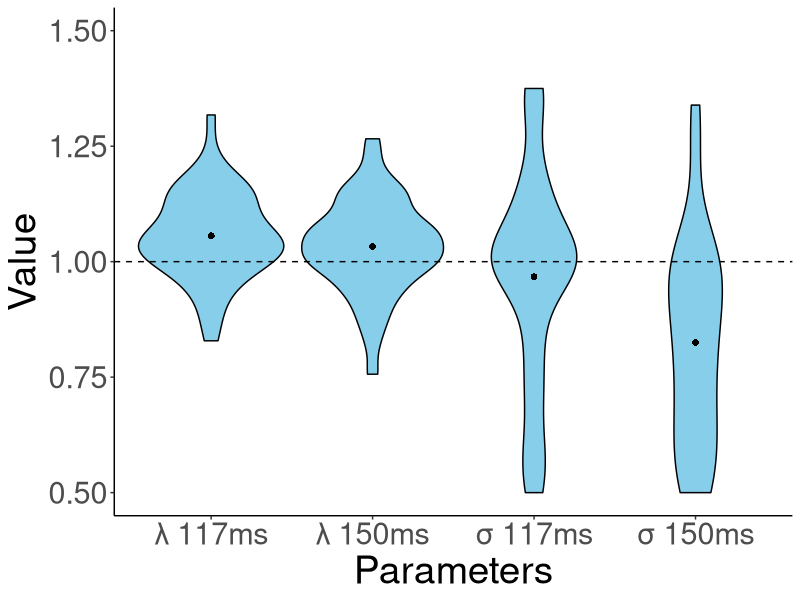

Generate this figure with R: (Note: this script raises an error after producing the figure.)
library(tidyverse)

dat <- read.table("subdata.csv", header=T,sep=",") 

result = dat %>%             
  filter(TorF1 == 0 | TorF1 == 1) %>% # dual-task trials
  select(subnum, exposure, maskwidth, colorcond, TorF1, colorres, TorF2, gray_gray, gray_mix, gray_color, mix_gray, mix_mix, mix_color, color_gray, color_mix, color_color) %>%    
  group_by(subnum, colorcond, exposure, maskwidth) %>%                
  summarize(gray_gray= sum(gray_gray), gray_mix= sum(gray_mix), gray_color= sum(gray_color), mix_gray= sum(mix_gray), mix_mix= sum(mix_mix), mix_color= sum(mix_color), color_gray= sum(color_gray), color_mix= sum(color_mix), color_color= sum(color_color)) #%>%       

#基準となるパラメータ
sigma83ms <- 1
mu83ms_gray <- 0

### Function for model fitting
fit_uvsdt_mle <- function(data, add_constant = TRUE) {
  
  # add_constant = TRUE adds a small value to the response frequency vectors.
  # correction against extreme estimates 
  if (add_constant) {
    data <- data+0.5
  }
  
  # initial guess for parameter values d-primeベースで出す
  mu83ms_9deg  <- qnorm(data[4,2]/(data[4,1]+data[4,2]))-qnorm(data[1,2]/(data[1,1]+data[1,2]))
  mu83ms_13deg <- qnorm(data[5,2]/(data[5,1]+data[5,2]))-qnorm(data[1,2]/(data[1,1]+data[1,2]))
  mu83ms_17deg <- qnorm(data[6,2]/(data[6,1]+data[6,2]))-qnorm(data[1,2]/(data[1,1]+data[1,2]))
  mu83ms_21deg <- qnorm(data[7,2]/(data[7,1]+data[7,2]))-qnorm(data[1,2]/(data[1,1]+data[1,2]))
  mu83ms_25deg <- qnorm(data[8,2]/(data[8,1]+data[8,2]))-qnorm(data[1,2]/(data[1,1]+data[1,2]))
  mu83ms_color <- qnorm(data[19,2]/(data[19,1]+data[19,2]))-qnorm(data[1,2]/(data[1,1]+data[1,2]))
  mu117ms <- 1
  mu150ms <- 1
  sigma117ms <- 1
  sigma150ms <- 1
  cri <- 2
  
  guess <- c(mu83ms_9deg, mu83ms_13deg, mu83ms_17deg, mu83ms_21deg, mu83ms_25deg, mu83ms_color, mu117ms, mu150ms, sigma117ms, sigma150ms, cri)
  
  # model fit
  fit <- suppressWarnings(optim(uvsdt_logL, 
                                par = guess, 
                                lower =      c(0.1, 0.1, 0.1, 0.1, 0.1, 1.0, 0.5, 0.5, 0.5, 0.5, 0.5),
                                upper =      c(3.5, 3.5, 3.5, 3.5, 3.5, 3.5, 2.0, 2.0, 2.0, 2.0, 5.0), 
                                gr = NULL, method = "BFGS", 
                                control = list("maxit" = 10000, 
                                               "parscale" = c(1,   1,    1,   1,    1,   1,  0.001,  0.001,  0.001,  0.001,  1))))
  
  # outputs
  mu83ms_9deg  <- fit$par[1]
  mu83ms_13deg <- fit$par[2] 
  mu83ms_17deg <- fit$par[3] 
  mu83ms_21deg <- fit$par[4] 
  mu83ms_25deg <- fit$par[5] 
  mu83ms_color <- fit$par[6] 
  mu117ms<-  fit$par[7] 
  mu150ms <- fit$par[8] 
  sigma117ms <- fit$par[9] 
  sigma150ms <- fit$par[10]
  cri <- fit$par[11] 
  
  logL <- -fit$value
  
  AIC <- -2 * logL + 2 * 11
  
  predicted_data <- matrix(c(rep(1,21)), nrow=21, ncol=2)
  ##############################################################################
  # model predictions
  predicted_data <- matrix(NA, nrow=21, ncol=2)
  #gray
  mean_one_mat <- c(mu83ms_gray, mu83ms_gray*mu117ms, mu83ms_gray*mu150ms)
  sigmamat <- c(sigma83ms,sigma117ms,sigma150ms)
  for (cond in 1:3) {
    pred_gray_others_rate <- pnorm(cri, mean= mean_one_mat[cond], sd=sigmamat[cond])
    pred_gray_color_rate <- 1-pred_gray_others_rate
    
    #反応数
    pred_nr_gray_color <- sum(data[cond,1]+data[cond,2]) * pred_gray_color_rate
    pred_nr_gray_others <- sum(data[cond,1]+data[cond,2]) * pred_gray_others_rate
    predicted_data[cond,1] <- pred_gray_others_rate
    predicted_data[cond,2] <- pred_gray_color_rate
  }
  
  #chimera
  mean_one_mat <- c(mu83ms_9deg,mu83ms_13deg,mu83ms_17deg,mu83ms_21deg,mu83ms_25deg, mu83ms_9deg*mu117ms,mu83ms_13deg*mu117ms,mu83ms_17deg*mu117ms,mu83ms_21deg*mu117ms,mu83ms_25deg*mu117ms, mu83ms_9deg*mu150ms,mu83ms_13deg*mu150ms,mu83ms_17deg*mu150ms,mu83ms_21deg*mu150ms,mu83ms_25deg*mu150ms)
  sigmamat <- c(rep(sigma83ms,5),rep(sigma117ms,5),rep(sigma150ms,5))
  for (cond in 4:18) {
    pred_chimera_others_rate <- pnorm(cri, mean=mean_one_mat[cond-3], sd=sigmamat[cond-3])
    pred_chimera_color_rate <-1-pred_chimera_others_rate
    #反応数
    pred_nr_chimera_color <- sum(data[cond,1]+data[cond,2]) *pred_chimera_color_rate
    pred_nr_chimera_others <- sum(data[cond,1]+data[cond,2]) * pred_chimera_others_rate
    predicted_data[cond,1] <- pred_chimera_others_rate
    predicted_data[cond,2] <- pred_chimera_color_rate
  }
  
  #color
  mean_two_mat <- c(mu83ms_color,mu83ms_color*mu117ms,mu83ms_color*mu150ms)
  sigmamat <- c(sigma83ms,sigma117ms,sigma150ms)
  for (cond in 19:21) {
    pred_color_others_rate <- pnorm(cri, mean=mean_two_mat[cond-18], sd=sigmamat[cond-18])
    pred_color_color_rate <- 1-pred_color_others_rate
    #反応数
    pred_nr_color_color <- sum(data[cond,1]+data[cond,2]) * pred_color_color_rate
    pred_nr_color_others <- sum(data[cond,1]+data[cond,2]) * pred_color_others_rate
    predicted_data[cond,1] <- pred_color_others_rate
    predicted_data[cond,2] <- pred_color_color_rate
  }
  ##############################################################################
  
  
  est <- data.frame(mu83ms_9deg   = mu83ms_9deg, 
                    mu83ms_13deg  = mu83ms_13deg, 
                    mu83ms_17deg  = mu83ms_17deg, 
                    mu83ms_21deg  = mu83ms_21deg, 
                    mu83ms_25deg  = mu83ms_25deg, 
                    mu83ms_color = mu83ms_color,
                    mu117ms = mu117ms,
                    mu150ms = mu150ms,
                    sigma117ms = sigma117ms,
                    sigma150ms = sigma150ms,
                    cri = cri, 
                    logL = logL,
                    AIC = AIC)
  return(list(est,predicted_data))
}


### Likelihood function
uvsdt_logL <- function(x, inputs) {
  
  # target parameters
  mu83ms_9deg  <- x[1]
  mu83ms_13deg <- x[2] 
  mu83ms_17deg <- x[3] 
  mu83ms_21deg <- x[4] 
  mu83ms_25deg <- x[5] 
  mu83ms_color <- x[6] 
  mu117ms<-  x[7] 
  mu150ms <- x[8] 
  sigma117ms <- x[9] 
  sigma150ms <- x[10]
  cri <- x[11] 
  
  ##############################################################################
  # model predictions
  predicted_data <- matrix(NA, nrow=21, ncol=2)
  #gray
  mean_one_mat <- c(mu83ms_gray, mu83ms_gray*mu117ms, mu83ms_gray*mu150ms)
  sigmamat <- c(sigma83ms,sigma117ms,sigma150ms)
  for (cond in 1:3) {
    pred_gray_others_rate <- pnorm(cri, mean= mean_one_mat[cond], sd=sigmamat[cond])
    pred_gray_color_rate <- 1-pred_gray_others_rate
    
    #反応数
    pred_nr_gray_color <- sum(data[cond,1]+data[cond,2]) * pred_gray_color_rate
    pred_nr_gray_others <- sum(data[cond,1]+data[cond,2]) * pred_gray_others_rate
    predicted_data[cond,1] <- pred_gray_others_rate
    predicted_data[cond,2] <- pred_gray_color_rate
  }
  
  #chimera
  mean_one_mat <- c(mu83ms_9deg,mu83ms_13deg,mu83ms_17deg,mu83ms_21deg,mu83ms_25deg, mu83ms_9deg*mu117ms,mu83ms_13deg*mu117ms,mu83ms_17deg*mu117ms,mu83ms_21deg*mu117ms,mu83ms_25deg*mu117ms, mu83ms_9deg*mu150ms,mu83ms_13deg*mu150ms,mu83ms_17deg*mu150ms,mu83ms_21deg*mu150ms,mu83ms_25deg*mu150ms)
  sigmamat <- c(rep(sigma83ms,5),rep(sigma117ms,5),rep(sigma150ms,5))
  for (cond in 4:18) {
    pred_chimera_others_rate <- pnorm(cri, mean=mean_one_mat[cond-3], sd=sigmamat[cond-3])
    pred_chimera_color_rate <-1-pred_chimera_others_rate
    #反応数
    pred_nr_chimera_color <- sum(data[cond,1]+data[cond,2]) *pred_chimera_color_rate
    pred_nr_chimera_others <- sum(data[cond,1]+data[cond,2]) * pred_chimera_others_rate
    predicted_data[cond,1] <- pred_chimera_others_rate
    predicted_data[cond,2] <- pred_chimera_color_rate
  }
  
  #color
  mean_two_mat <- c(mu83ms_color,mu83ms_color*mu117ms,mu83ms_color*mu150ms)
  sigmamat <- c(sigma83ms,sigma117ms,sigma150ms)
  for (cond in 19:21) {
    pred_color_others_rate <- pnorm(cri, mean=mean_two_mat[cond-18], sd=sigmamat[cond-18])
    pred_color_color_rate <- 1-pred_color_others_rate
    #反応数
    pred_nr_color_color <- sum(data[cond,1]+data[cond,2]) * pred_color_color_rate
    pred_nr_color_others <- sum(data[cond,1]+data[cond,2]) * pred_color_others_rate
    predicted_data[cond,1] <- pred_color_others_rate
    predicted_data[cond,2] <- pred_color_color_rate
  }
  ##############################################################################
  
  # log likelihood
  logL <- sum(data * log(predicted_data))
  if (is.nan(logL)) {
    logL <- -Inf
  }
  
  logL <- -logL
  return(logL)
  #if (1 < par[3] & par[3] < par[4] & par[4] < par[5] & par[5] < par[6] & par[7] < par[8] & par[8] < par[9] & par[9]< par[10] & par[10]< par[11] & par[12] < par[13] & par[13] < par[14] & par[14] < par[15] & par[15] < par[16]) {
  #logL <- -logL　#対数尤度を対数損失にする
  #return(logL)
  #} 
  #else {
  # return(999999)
  #}
  
}


estimates <- c()
predicted_array <- array(NA, dim = c(21, 2, 44))
data_rate_array <- array(NA, dim = c(21, 2, 44))

data_rate_add <- array(NA, dim = c(21, 2, 44))
dprime_mat <- matrix(c(rep(NA,18*44)), nrow=18, ncol=44)
C_mat <- matrix(c(rep(NA,18*44)), nrow=18, ncol=44)

for (i in 4:47) {
  
  sub <- i
  
  #データ成型
  subdata <- result[((sub-4)*21+1):((sub-4)*21+21), ]
  data <- matrix(NA, nrow=21, ncol=2)
  #gray
  data[1:3,1]<-unlist(subdata[1:3,5]+subdata[1:3,6])#_others
  data[1:3,2]<-unlist(subdata[1:3,7])#_color
  #chimera
  data[4:18,1]<-unlist(subdata[4:18,8]+subdata[4:18,9])#_others
  data[4:18,2]<-unlist(subdata[4:18,10])#_color
  #color
  data[19:21,1]<-unlist(subdata[19:21,11]+subdata[19:21,12])#_others
  data[19:21,2]<-unlist(subdata[19:21,13])#_color
  
  data_rate_array[,1,(sub-3)]<-data[,1]/(data[,1]+data[,2])
  data_rate_array[,2,(sub-3)]<-data[,2]/(data[,1]+data[,2])
  
  data_rate_add[,1,(sub-3)]<-(data[,1]+0.5)/((data[,1]+0.5)+(data[,2]+0.5))
  data_rate_add[,2,(sub-3)]<-(data[,2]+0.5)/((data[,1]+0.5)+(data[,2]+0.5))
  
  # #########グレーをS1分布としたd'やCの算出############################################################
  # 
  # dprime_co_83 <-  qnorm(data_rate_add[19,2,(sub-3)])-qnorm(data_rate_add[1,2,(sub-3)]) #z(color_color)-z(gray_color)
  # dprime_co_117 <- qnorm(data_rate_add[20,2,(sub-3)])-qnorm(data_rate_add[2,2,(sub-3)])
  # dprime_co_150 <- qnorm(data_rate_add[21,2,(sub-3)])-qnorm(data_rate_add[3,2,(sub-3)])
  # 
  # dprime_9d_83<-  qnorm(data_rate_add[4,2,(sub-3)])-qnorm(data_rate_add[1,2,(sub-3)])#z(chimera_color)-z(gray_color)
  # dprime_13d_83<- qnorm(data_rate_add[5,2,(sub-3)])-qnorm(data_rate_add[1,2,(sub-3)])
  # dprime_17d_83<- qnorm(data_rate_add[6,2,(sub-3)])-qnorm(data_rate_add[1,2,(sub-3)])
  # dprime_21d_83<- qnorm(data_rate_add[7,2,(sub-3)])-qnorm(data_rate_add[1,2,(sub-3)])
  # dprime_25d_83<- qnorm(data_rate_add[8,2,(sub-3)])-qnorm(data_rate_add[1,2,(sub-3)])
  # 
  # dprime_9d_117<-  qnorm(data_rate_add[9,2,(sub-3)])-qnorm(data_rate_add[2,2,(sub-3)])
  # dprime_13d_117<- qnorm(data_rate_add[10,2,(sub-3)])-qnorm(data_rate_add[2,2,(sub-3)])
  # dprime_17d_117<- qnorm(data_rate_add[11,2,(sub-3)])-qnorm(data_rate_add[2,2,(sub-3)])
  # dprime_21d_117<- qnorm(data_rate_add[12,2,(sub-3)])-qnorm(data_rate_add[2,2,(sub-3)])
  # dprime_25d_117<- qnorm(data_rate_add[13,2,(sub-3)])-qnorm(data_rate_add[2,2,(sub-3)])
  # 
  # dprime_9d_150<-  qnorm(data_rate_add[14,2,(sub-3)])-qnorm(data_rate_add[3,2,(sub-3)])
  # dprime_13d_150<- qnorm(data_rate_add[15,2,(sub-3)])-qnorm(data_rate_add[3,2,(sub-3)])
  # dprime_17d_150<- qnorm(data_rate_add[16,2,(sub-3)])-qnorm(data_rate_add[3,2,(sub-3)])
  # dprime_21d_150<- qnorm(data_rate_add[17,2,(sub-3)])-qnorm(data_rate_add[3,2,(sub-3)])
  # dprime_25d_150<- qnorm(data_rate_add[18,2,(sub-3)])-qnorm(data_rate_add[3,2,(sub-3)])
  # 
  # C_co_83 <- -0.5 * (qnorm(data_rate_add[19,2,(sub-3)])+qnorm(data_rate_add[1,2,(sub-3)]))
  # C_co_117 <- -0.5 * (qnorm(data_rate_add[20,2,(sub-3)])+qnorm(data_rate_add[2,2,(sub-3)]))
  # C_co_150 <- -0.5 * (qnorm(data_rate_add[21,2,(sub-3)])+qnorm(data_rate_add[3,2,(sub-3)]))
  # 
  # C_9d_83<- -0.5 * (qnorm(data_rate_add[4,2,(sub-3)])+qnorm(data_rate_add[1,2,(sub-3)]))
  # C_13d_83<- -0.5 * (qnorm(data_rate_add[5,2,(sub-3)])+qnorm(data_rate_add[1,2,(sub-3)]))
  # C_17d_83<- -0.5 * (qnorm(data_rate_add[6,2,(sub-3)])+qnorm(data_rate_add[1,2,(sub-3)]))
  # C_21d_83<- -0.5 * (qnorm(data_rate_add[7,2,(sub-3)])+qnorm(data_rate_add[1,2,(sub-3)]))
  # C_25d_83<- -0.5 * (qnorm(data_rate_add[8,2,(sub-3)])+qnorm(data_rate_add[1,2,(sub-3)]))
  # 
  # C_9d_117<- -0.5 * (qnorm(data_rate_add[9,2,(sub-3)])+qnorm(data_rate_add[2,2,(sub-3)]))
  # C_13d_117<- -0.5 * (qnorm(data_rate_add[10,2,(sub-3)])+qnorm(data_rate_add[2,2,(sub-3)]))
  # C_17d_117<- -0.5 * (qnorm(data_rate_add[11,2,(sub-3)])+qnorm(data_rate_add[2,2,(sub-3)]))
  # C_21d_117<- -0.5 * (qnorm(data_rate_add[12,2,(sub-3)])+qnorm(data_rate_add[2,2,(sub-3)]))
  # C_25d_117<- -0.5 * (qnorm(data_rate_add[13,2,(sub-3)])+qnorm(data_rate_add[2,2,(sub-3)]))
  # 
  # C_9d_150<- -0.5 * (qnorm(data_rate_add[14,2,(sub-3)])+qnorm(data_rate_add[3,2,(sub-3)]))
  # C_13d_150<- -0.5 * (qnorm(data_rate_add[15,2,(sub-3)])+qnorm(data_rate_add[3,2,(sub-3)]))
  # C_17d_150<- -0.5 * (qnorm(data_rate_add[16,2,(sub-3)])+qnorm(data_rate_add[3,2,(sub-3)]))
  # C_21d_150<- -0.5 * (qnorm(data_rate_add[17,2,(sub-3)])+qnorm(data_rate_add[3,2,(sub-3)]))
  # C_25d_150<- -0.5 * (qnorm(data_rate_add[18,2,(sub-3)])+qnorm(data_rate_add[3,2,(sub-3)]))
  # 
  # dprime <- c(dprime_co_83,dprime_co_117,dprime_co_150,dprime_9d_83,dprime_13d_83,dprime_17d_83,dprime_21d_83,dprime_25d_83,dprime_9d_117,dprime_13d_117,dprime_17d_117,dprime_21d_117,dprime_25d_117,dprime_9d_150,dprime_13d_150,dprime_17d_150,dprime_21d_150,dprime_25d_150)
  # C <- c(C_co_83,C_co_117,C_co_150,C_9d_83,C_13d_83,C_17d_83,C_21d_83,C_25d_83,C_9d_117,C_13d_117,C_17d_117,C_21d_117,C_25d_117,C_9d_150,C_13d_150,C_17d_150,C_21d_150,C_25d_150)
  # 
  # dprime_mat[,(sub-3)] <- dprime
  # C_mat[,(sub-3)] <- C
  # ################################################################################
  # 

  
  ### Fitting

  fit <- fit_uvsdt_mle(data, add_constant = TRUE)
  df <- fit[[1]]
  df$sub <- i
  estimates <- rbind(estimates, df)
  a <- fit[[2]]
  predicted_array[,,(sub-3)] <- a
}

#predicted_array[,,1]
#data_rate_array[,,1]

mean_predicted <- apply(predicted_array, c(1, 2), mean)*100
mean_predicted2 <- c(mean_predicted[1,2],mean_predicted[4:8,2],mean_predicted[19,2],mean_predicted[2,2],mean_predicted[9:13,2],mean_predicted[20,2],mean_predicted[3,2],mean_predicted[14:18,2],mean_predicted[21,2])
se_predicted <-(apply(predicted_array, c(1, 2), sd)*100)/ sqrt(44)
se_predicted2 <- c(se_predicted[1,2],se_predicted[4:8,2],se_predicted[19,2],se_predicted[2,2],se_predicted[9:13,2],se_predicted[20,2],se_predicted[3,2],se_predicted[14:18,2],se_predicted[21,2])

mean_data <-  apply(data_rate_array, c(1, 2), mean)*100
mean_data2 <- c(mean_data[1,2],mean_data[4:8,2],mean_data[19,2],mean_data[2,2],mean_data[9:13,2],mean_data[20,2],mean_data[3,2],mean_data[14:18,2],mean_data[21,2])
se_data <-  (apply(data_rate_array, c(1, 2), sd)*100)/ sqrt(44)
se_data2 <- c(se_data[1,2],se_data[4:8,2],se_data[19,2],se_data[2,2],se_data[9:13,2],se_data[20,2],se_data[3,2],se_data[14:18,2],se_data[21,2])


################################################################################mean+variance,mean,variance,nullの検定
for (i in 1:4){
  now <- log(estimates[,i+6])
  #now <- estimates[,i+6]
  t_test_below1 <- t.test(now, mu = 0, alternative = "less")
  t_test_above1 <- t.test(now, mu = 0, alternative = "greater")
  print(t_test_below1)
  print(t_test_above1)
}

library(ggplot2)
data_parameter_plot <- data.frame(
  Parameters = rep(c("λ 117ms", "λ 150ms", "σ 117ms", "σ 150ms"), each = 44),
  Value = c(estimates[,7], estimates[,8], estimates[,9], estimates[,10])
)
#data_parameter_plot$Value <- log(data_parameter_plot$Value)

# グラフの作成
ggplot(data_parameter_plot, aes(x = Parameters, y = Value)) +
  geom_violin(fill = "skyblue", color = "black") +  # ヴァイオリンプロットの描画
  geom_hline(yintercept = 1, linetype = "dashed", color = "black") +  # y = 1 の位置に横線を追加
  labs(x = "Parameters",
       y = "Value") + #Log-scaled 
  coord_cartesian(ylim = c(0.5, 1.5)) +  
  stat_summary(fun = mean, geom = "point", 
               shape =16, size = 2, color = "black")+
  theme_classic() +  # テーマの設定
  theme(
    plot.title = element_text(size = 20 * 2),    # タイトルのサイズを5倍に
    axis.title.x = element_text(size = 14 * 2),  # x軸ラベルのサイズを5倍に
    axis.title.y = element_text(size = 14 * 2),  # y軸ラベルのサイズを5倍に
    axis.text.x = element_text(size = 11 * 2),   # x軸目盛りのサイズを5倍に
    axis.text.y = element_text(size = 11 * 2)    # y軸目盛りのサイズを5倍に
  )



################################################################################ 参加者ごとのSDTプロットの作成
for (i in 4:47) {
pickup_sub <- i-3

plot_sdt_distributions <- function(means, sds, attention_levels, image_types, colors) {
  data_SDT_plot <- data.frame()
  
   for (i in 1:length(attention_levels)) {
     for (j in 1:length(image_types)) {
       x <- seq(means[i,j] - 3 * sds[i,j], means[i,j] + 3 * sds[i,j], length.out = 100)
       y <- dnorm(x, mean = means[i,j], sd = sds[i,j])
 
       
       # データフレームに追加
       data_SDT_plot <- rbind(data_SDT_plot, data.frame(
         x = x,
         y = y,
         Attention = attention_levels[i],
         ImageType = image_types[j],
         color = colors[j]
       ))
     }
   }
   
   p <- ggplot(data_SDT_plot, aes(x = x, y = y, color = ImageType)) +
     geom_line(size = 1.2) +
     scale_color_manual(values = colors) +
     labs(x = "Strength of peripheral color signal",
          y = "Probability Density") +
     scale_y_continuous(breaks=seq(0,0.6,length=6),limits=c(0,0.6))+
     geom_vline(xintercept = estimates[pickup_sub,11], linetype = "dashed", color = "black") + 
     facet_wrap(~ Attention, nrow = 3, scales = "free_y") +  # 各注意条件で分布を重ねる
     theme_minimal(base_size = 18) +
     theme(legend.position = "none")#"top"
   
   #print(p)
  i_string <- as.character(i)
  plotname <- paste0("plot_subjects/signal_distribution/", i_string, ".png") 
  ggsave(plotname, plot = plot_base, width = 8, height = 6, dpi = 300)
 }
 
# 平均値と標準偏差
 means_83ms <- c(mu83ms_gray, estimates[pickup_sub,1], estimates[pickup_sub,2], estimates[pickup_sub,3], estimates[pickup_sub,4], estimates[pickup_sub,5], estimates[pickup_sub,6])  
 means_117ms <- means_83ms * estimates[pickup_sub,7]
 means_150ms <- means_83ms * estimates[pickup_sub,8]
 means <- rbind(means_83ms,means_117ms,means_150ms)
 sd_83ms <- c(rep(sigma83ms, 7))  
 sd_117ms <- c(rep(estimates[pickup_sub,9], 7))  
 sd_150ms <- c(rep(estimates[pickup_sub,10], 7))  
 sds <- rbind(sd_83ms,sd_117ms,sd_150ms)
 
 attention_levels <- factor(c("83 ms", "117 ms", "150 ms"), levels = c("83 ms", "117 ms", "150 ms"))
 image_types <- factor(c("gray", "9 deg", "13 deg", "17 deg", "21 deg", "25 deg", "color"), levels = c("gray", "9 deg", "13 deg", "17 deg", "21 deg", "25 deg", "color"))
 colors <- c("grey", "mistyrose", "pink", "salmon", "orangered2","red", "brown")
 
 # 関数を呼び出し
 plot_sdt_distributions(means, sds, attention_levels, image_types, colors)
 
 }

################################################################################ 参加者平均SDTの図示

plot_sdt_distributions <- function(means, sds, attention_levels, image_types, colors) {
  data_SDT_plot <- data.frame()
  
  for (i in 1:length(attention_levels)) {
    for (j in 1:length(image_types)) {
      x <- seq(means[i,j] - 3 * sds[i,j], means[i,j] + 3 * sds[i,j], length.out = 100)
      y <- dnorm(x, mean = means[i,j], sd = sds[i,j]) #最大

      
      # データフレームに追加
      data_SDT_plot <- rbind(data_SDT_plot, data.frame(
        x = x,
        y = y,
        Attention = attention_levels[i],
        ImageType = image_types[j],
        color = colors[j]
      ))
    }
  }
  
  p <- ggplot(data_SDT_plot, aes(x = x, y = y, color = ImageType)) +
    geom_line(size = 1.2) +
    scale_color_manual(values = colors) +
    labs(x = "Strength of peripheral color signal",
         y = "Probability Density") +
    scale_y_continuous(breaks=seq(0,0.6,length=6),limits=c(0,0.6))+
    geom_vline(xintercept = mean(estimates[,11]), linetype = "dashed", color = "black") + 
    facet_wrap(~ Attention, nrow = 3, scales = "free_y") +  # 各注意条件で分布を重ねる
    theme_minimal(base_size = 18) +
    theme(legend.position = "none")#"top"
  
  print(p)
}

# 平均値と標準偏差
 means_83ms <- c(mu83ms_gray, mean(estimates[,1]), mean(estimates[,2]), mean(estimates[,3]), mean(estimates[,4]), mean(estimates[,5]),mean(estimates[,6]))  
 means_117ms <- means_83ms * mean(estimates[,7])
 means_150ms <- means_83ms * mean(estimates[,8])
 means <- rbind(means_83ms,means_117ms,means_150ms)
 sd_83ms <- c(rep(sigma83ms, 7))  
 sd_117ms <- c(rep(mean(estimates[,9]), 7))  
 sd_150ms <- c(rep(mean(estimates[,10]), 7))  
 sds <- rbind(sd_83ms,sd_117ms,sd_150ms)
 
attention_levels <- factor(c("83 ms", "117 ms", "150 ms"), levels = c("83 ms", "117 ms", "150 ms"))
image_types <- factor(c("gray", "9 deg", "13 deg", "17 deg", "21 deg", "25 deg", "color"), levels = c("gray", "9 deg", "13 deg", "17 deg", "21 deg", "25 deg", "color"))
colors <- c("grey", "mistyrose", "pink", "salmon", "orangered2","red", "brown")

# 関数を呼び出し
plot_sdt_distributions(means, sds, attention_levels, image_types, colors)



#########積み上げグラフでの比較#################################################

data_bar <- data.frame(
  ImageType = factor(rep(c("gray","9 deg", "13 deg", "17 deg", "21 deg", "25 deg", "color"), 3), 
                  levels = c("gray", "9 deg", "13 deg", "17 deg", "21 deg", "25 deg", "color")),
  Proportion =  as.vector(t(mean_data2)),
  SE =  as.vector(t(se_data2)),
  Condition = factor(c(rep("83 ms", 7),rep("117 ms", 7),rep("150 ms", 7)), 
                     levels = c("83 ms", "117 ms", "150 ms"))
)

predicted_data_bar <- data.frame(
  ImageType = factor(rep(c("gray","9 deg", "13 deg", "17 deg", "21 deg", "25 deg", "color"), 3),
                  levels = c("gray", "9 deg", "13 deg", "17 deg", "21 deg", "25 deg", "color")),
  Predicted = as.vector(t(mean_predicted2)),  # 仮の予測値
  SE =  as.vector(t(se_predicted2)),
  Condition = factor(c(rep("83 ms", 7),rep("117 ms", 7),rep("150 ms", 7)), 
                     levels = c("83 ms", "117 ms", "150 ms"))
)

# グラフの作成
ggplot(data_bar, aes(x = ImageType, y = Proportion)) +
  geom_bar(stat = "identity", position = "stack") +
  labs(x = NULL, y = "Color Response proportion (%)") +
  theme_minimal() +
  facet_grid(. ~ Condition) +  
  geom_point(data = predicted_data_bar, aes(x = ImageType, y = Predicted), 
             color = "red", size = 3) +  # モデルの予測値を示す点を追加 
  geom_errorbar(data = data_bar, aes(ymin = Proportion - SE, ymax = Proportion + SE), 
                width = 0.2) + #, position = position_dodge(0.9)
  theme_classic()+
  theme(legend.position = "right")+  # テーマの設定
  theme(
    plot.title = element_text(size = 20 * 2),    # タイトルのサイズを5倍に
    axis.title.x = element_text(size = 14 * 2),  # x軸ラベルのサイズを5倍に
    axis.title.y = element_text(size = 14 * 2),  # y軸ラベルのサイズを5倍に
    axis.text.x = element_text(size = 8 * 2),   # x軸目盛りのサイズを5倍に
    axis.text.y = element_text(size = 11 * 2),    # y軸目盛りのサイズを5倍に
    legend.position = "right",
    strip.text = element_text(size = 18),  # 83ms、117ms、150msの文字サイズを大きくする
    legend.text = element_text(size = 18),  # 凡例の文字サイズを大きくする
    legend.title = element_text(size = 18)  # 凡例タイトルの文字サイズを大きくする
  )+
  scale_y_continuous(
    breaks = seq(0, 100, by = 20),    
    limits = c(0, 100)                  
  ) 


#############################################################################ANOVA
# 83-g,83-9,83-13,83-17,83-21,83-25,83-c, 117-g,117-9,117-13,117-17,117-21,117-25,117-c, 150-g,150-9,150-13,150-17,150-21,150-25,150-c
# 要因A　時間　要因B 画像種類
a <- (data_rate_array[,2,])
data_ANOVA <- t(rbind(a[1,],a[4:8,],a[19,],a[2,],a[9:13,],a[20,],a[3,],a[14:18,],a[21,]))
write.csv(data_ANOVA,"data_ANOVA.csv",row.names = FALSE)


# ################################################################################
# 
# data_dprimeC <- data.frame(
#   presentationtime = c("83ms","117ms", "150ms", rep("83ms",5),rep("117ms",5),rep("150ms",5)),
#   imagetype =  c(rep("color",3),"9deg","13deg","17deg","21deg","25deg","9deg","13deg","17deg","21deg","25deg","9deg","13deg","17deg","21deg","25deg"),
#   dprime = rowMeans(dprime_mat),
#   C = rowMeans(C_mat)
# )
# 
# data_dprimeC$presentationtime <- factor(data_dprimeC$presentationtime, levels = c("83ms", "117ms", "150ms"))
# data_dprimeC$imagetype <- factor(data_dprimeC$imagetype, levels = c("9deg", "13deg", "17deg", "21deg", "25deg", "color"))
# 
# # プロット作成
# g <- ggplot(data_dprimeC, aes(x = dprime, y = C, group = imagetype, fill = presentationtime)) +
#   geom_point(aes(shape = imagetype, colour = presentationtime), size = 10) +
#   labs(x = "dprime", y = "C") +
#   theme_classic() +
#   theme(
#     axis.title.x = element_text(size = 14 * 2),  # x軸ラベルのサイズを変更
#     axis.title.y = element_text(size = 14 * 2),  # y軸ラベルのサイズを変更
#     axis.text.x = element_text(size = 20),       # x軸目盛りのサイズ
#     axis.text.y = element_text(size = 20),       # y軸目盛りのサイズ
#     legend.position = "right",                   # 凡例の位置
#     strip.text = element_text(size = 18),        # ファセットラベルのサイズ
#     legend.text = element_text(size = 18),       # 凡例テキストのサイズ
#     legend.title = element_text(size = 18)       # 凡例タイトルのサイズ
#   ) +
#   scale_x_continuous(
#     breaks = seq(0, 3, by = 0.5),   # x軸の目盛りを0から3まで0.5刻み
#     limits = c(0, 3)                # x軸の範囲を0から3に固定
#   ) +
#   scale_y_continuous(
#     breaks = seq(0.25, 1.75, by = 0.25),    # y軸の目盛りを0.25から1.75まで0.25刻み
#     limits = c(0.25, 1.75)                  # y軸の範囲を0.25から1.75に固定
#   ) +
#   scale_shape_manual(values = c(1, 2, 3, 4, 5, 6)) +  # imagetypeに対応する形状を手動で指定
#   scale_colour_manual(values = c("83ms" = "red", "117ms" = "blue", "150ms" = "darkgreen"))  # 色を手動で指定
# 
# # プロットを表示
# plot(g)

##########################################################################################参加者ごとのResponseRateプロット作成###

for (i in 4:47) {
  data_bar <- data.frame(
  ImageType = factor(rep(c("gray","9 deg", "13 deg", "17 deg", "21 deg", "25 deg", "color"), 3), 
                  levels = c("gray", "9 deg", "13 deg", "17 deg", "21 deg", "25 deg", "color")),
  Proportion =  as.vector(mean_data2[i-3]),
  SE =  as.vector(se_data2[i-3]),
  Condition = factor(c(rep("83 ms", 7),rep("117 ms", 7),rep("150 ms", 7)), 
                     levels = c("83 ms", "117 ms", "150 ms"))
)

predicted_data_bar <- data.frame(
  ImageType = factor(rep(c("gray","9 deg", "13 deg", "17 deg", "21 deg", "25 deg", "color"), 3),
                  levels = c("gray", "9 deg", "13 deg", "17 deg", "21 deg", "25 deg", "color")),
  Predicted = as.vector(mean_predicted2[i-3]),  # 仮の予測値
  SE =  as.vector(se_predicted2[i-3]),
  Condition = factor(c(rep("83 ms", 7),rep("117 ms", 7),rep("150 ms", 7)), 
                     levels = c("83 ms", "117 ms", "150 ms"))
)
  
  plot_base <- ggplot(data_bar, aes(x = ImageType, y = Proportion)) +
  geom_bar(stat = "identity", position = "stack") +
  labs(x = NULL, y = "Color Response proportion (%)") +
  theme_minimal() +
  facet_grid(. ~ Condition) +  
  geom_point(data = predicted_data_bar, aes(x = ImageType, y = Predicted), 
             color = "red", size = 3) +  # モデルの予測値を示す点を追加 
  geom_errorbar(data = data_bar, aes(ymin = Proportion - SE, ymax = Proportion + SE), 
                width = 0.2) + #, position = position_dodge(0.9)
  theme_classic()+
  theme(legend.position = "right")+  # テーマの設定
  theme(
    plot.title = element_text(size = 20 * 2),    # タイトルのサイズを5倍に
    axis.title.x = element_text(size = 14 * 2),  # x軸ラベルのサイズを5倍に
    axis.title.y = element_text(size = 14 * 2),  # y軸ラベルのサイズを5倍に
    axis.text.x = element_text(size = 8 * 2),   # x軸目盛りのサイズを5倍に
    axis.text.y = element_text(size = 11 * 2),    # y軸目盛りのサイズを5倍に
    legend.position = "right",
    strip.text = element_text(size = 18),  # 83ms、117ms、150msの文字サイズを大きくする
    legend.text = element_text(size = 18),  # 凡例の文字サイズを大きくする
    legend.title = element_text(size = 18)  # 凡例タイトルの文字サイズを大きくする
  )+
  scale_y_continuous(
    breaks = seq(0, 100, by = 20),    
    limits = c(0, 100)                  
  ) 

  i_string <- as.character(i)
  plotname <- paste0("plot_subjects/response_rate/", i_string, ".png") 
  ggsave(plotname, plot = plot_base, width = 8, height = 6, dpi = 300)

}
